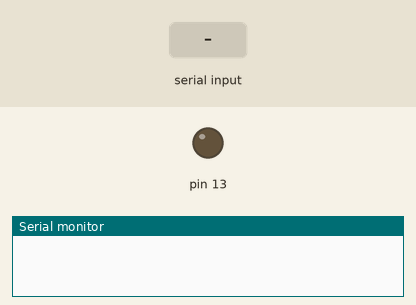
Bench run of a sketch on a simulated Arduino Uno, built with avr-gcc and run on an emulated ATmega328P. On the bench: output pins drawn as LEDs (lit = HIGH), the last lines printed to the serial monitor. The test bench sets the inputs (shaded band).

Above: at 1.2 s.
1.3 s: "1\n" received over the second serial link
At 1.6 s:
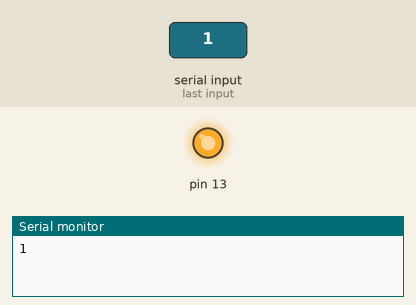
Timing chart, 0 to 4.3 s (numbered marks = the images above; inputs shaded):
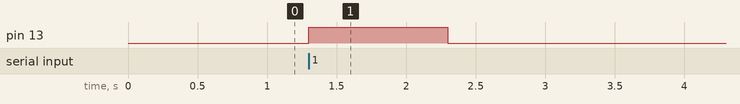

The sketch:

ArduinoCode.ino
```cpp
#include <SoftwareSerial.h>
SoftwareSerial ArduinoUno(A4,A5);

void setup(){

	Serial.begin(9600);
	ArduinoUno.begin(4800);
  pinMode(13, OUTPUT);
}

void loop(){

	while(ArduinoUno.available()>0){
    int val = ArduinoUno.parseInt();
    if (val == 1){
      digitalWrite(13, HIGH);
    }else if (val == 0){
      digitalWrite(13, LOW);
    }
    Serial.println(val);
  }
}
```

Measured:
- after the input at 1.3 s, pin 13: LOW → HIGH at once, → LOW 1.0 s later
